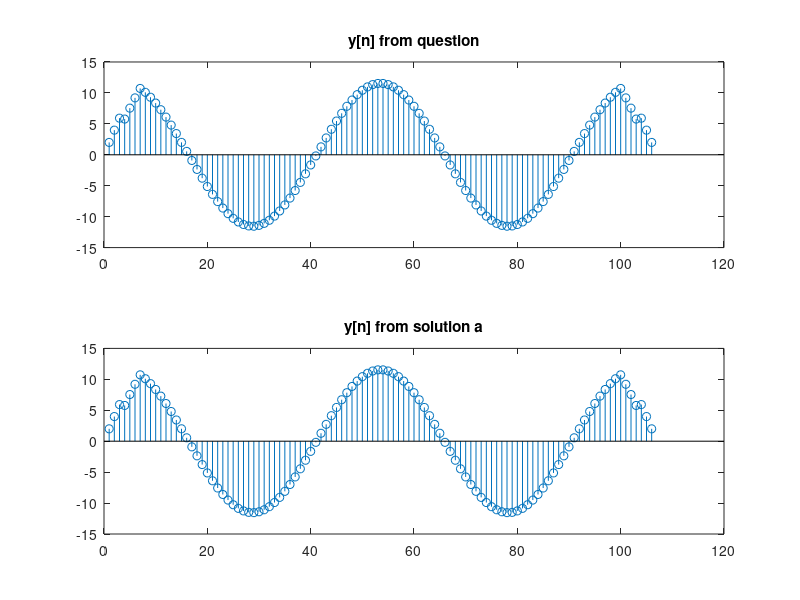

This chart was generated by the following MATLAB code:
x = cos(linspace(0, 4 * pi, 100));
y1 = conv(ones(1, 5), x);
y2 = conv([1, -1, -1, -1, 1], x);
y = conv(ones(1, 3), y1 + y2);
h = [2, 2, 2, 0, 2, 2, 2];
yp = conv(h, x);
subplot(2, 1, 1);
stem(y);
title('y[n] from question');
subplot(2, 1, 2);
stem(yp);
title('y[n] from solution a');